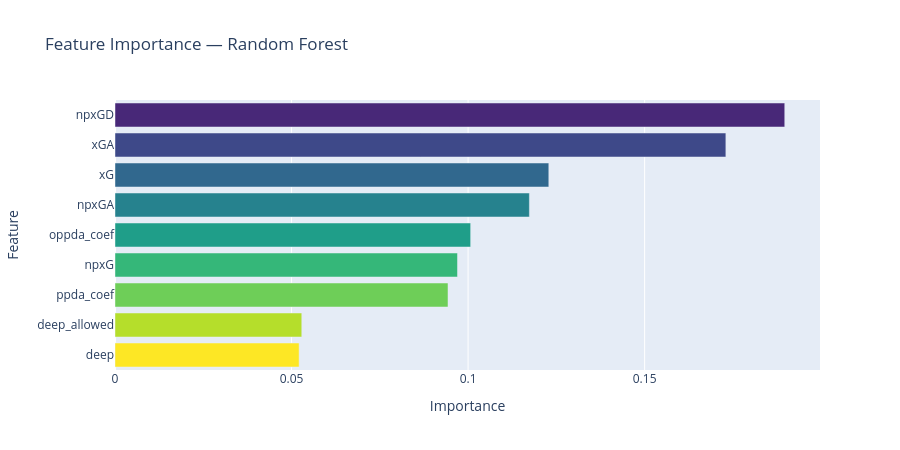

The code cell stored with this chart in its notebook:
### Markdown cell above
<hr />
<h3>Which performance metrics are the most important for predicting team success?</h3>

### Code cell
## Feature importance — Random Forest
importance_df = pd.DataFrame({
    'feature':   ML_FEATURES,
    'importance': rf.feature_importances_
}).sort_values('importance', ascending=True)

fig_fi = go.Figure(go.Bar(
    x=importance_df['importance'],
    y=importance_df['feature'],
    orientation='h',
    marker_color=px.colors.sequential.Viridis_r[:len(importance_df)]
))
fig_fi.update_layout(
    title='Feature Importance — Random Forest',
    xaxis_title='Importance',
    yaxis_title='Feature',
    height=450
)
fig_fi.show()

print('\nTop predictors of match outcome:')
for _, row in importance_df.sort_values('importance', ascending=False).head(5).iterrows():
    print(f'  {row["feature"]}: {row["importance"]:.4f}')

### Figure 1 — Plotly figure (JSON) as saved in the notebook; plotly's stock layout.template omitted (floating-point values rounded to 4 significant figures)
{"data": [{"marker": {"color": ["#fde725", "#b5de2b", "#6ece58", "#35b779", "#1f9e89", "#26828e", "#31688e", "#3e4989", "#482878"]}, "orientation": "h", "type": "bar", "x": [0.05215, 0.0529, 0.09431, 0.097, 0.1007, 0.1174, 0.1229, 0.173, 0.1897], "y": ["deep", "deep_allowed", "ppda_coef", "npxG", "oppda_coef", "npxGA", "xG", "xGA", "npxGD"]}], "layout": {"height": 450, "title": {"text": "Feature Importance — Random Forest"}, "xaxis": {"title": {"text": "Importance"}}, "yaxis": {"title": {"text": "Feature"}}}}
